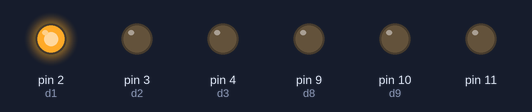
Bench run of a sketch on a simulated Arduino Uno, built with avr-gcc and run on an emulated ATmega328P. On the bench: output pins drawn as LEDs (lit = HIGH). Pins used as bus, display or sensor lines are not drawn.

Above: at 0.02 s.
At 0.57 s:
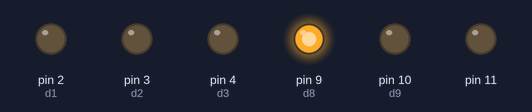
At 1.02 s:
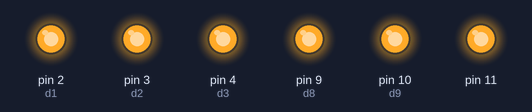
At 1.42 s:
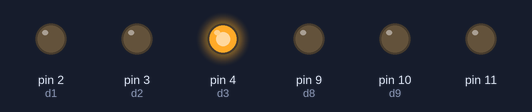
At 2.17 s:
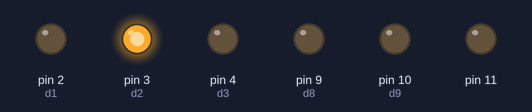
At 2.85 s:
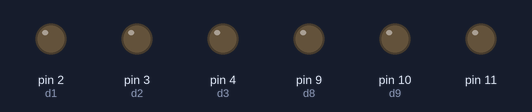
Timing chart, 0 to 3.1 s (numbered marks = the images above):
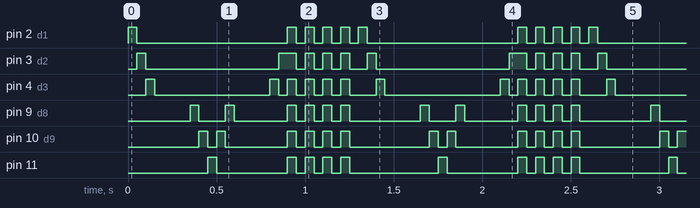

Measured:
- by itself, pin 2 (d1): repeats every 1.3 s: LOW 0.85 s, 4 × (HIGH 0.05 s, LOW 0.05 s), HIGH 0.05 s
- by itself, pin 3 (d2): repeats every 1.3 s: LOW 0.75 s, HIGH 0.10 s, 3 × (LOW 0.05 s, HIGH 0.05 s), LOW 0.10 s, HIGH 0.05 s
- by itself, pin 4 (d3): repeats every 1.3 s: LOW 0.65 s, 4 × (HIGH 0.05 s, LOW 0.05 s), HIGH 0.05 s, LOW 0.15 s, HIGH 0.05 s
- by itself, pin 9 (d8): repeats every 1.3 s: LOW 0.15 s, HIGH 0.05 s, LOW 0.30 s, 3 × (HIGH 0.05 s, LOW 0.05 s), HIGH 0.05 s, LOW 0.40 s, HIGH 0.05 s
- by itself, pin 10 (d9): repeats every 1.3 s: LOW 0.05 s, HIGH 0.05 s, LOW 0.35 s, 3 × (HIGH 0.05 s, LOW 0.05 s), HIGH 0.05 s, LOW 0.45 s, HIGH 0.05 s
- by itself, pin 11: repeats every 1.3 s: LOW 0.40 s, 3 × (HIGH 0.05 s, LOW 0.05 s), HIGH 0.05 s, LOW 0.50 s, HIGH 0.05 s

The sketch:

autofantastico_-_2022030.ino
```cpp
/*
Fundación Kinal
Centro Educativo Técnico Labral Kinal
Electrónica
Grado: Quinto
Sección: A
Curso: Taller de Electrónica Digital y Reparación de Computadoras I
Nombre: Cristian Estuardo Orellana Dieguez
Carné: 2022030
*/
#define in(pin) pinMode(pin, INPUT)
#define out(pin) pinMode(pin, OUTPUT)
#define l(pin) digitalWrite(pin, LOW)
#define h(pin) digitalWrite(pin, HIGH)
#define d1 2
#define d2 3
#define d3 4
#define d4 5
#define d5 6
#define d6 7
#define d7 8
#define d8 9
#define d9 10
#define d10 11
int a = 50;
void setup() {
 out(d1);
 out(d2);
 out(d3);
 out(d4);
 out(d5);
 out(d6);
 out(d7);
 out(d8);
 out(d9);
 out(d10);

}

void loop() {
for(int i = 2;i < 11;i++){
  h(i);
  delay(a);
  l(i);
  }
for(int i = 11;i > 2;i--){
  h(i);
  delay(a);
  l(i);
  }
 h(d1);
 h(d2);
 h(d3);
 h(d4);
 h(d5);
 h(d6);
 h(d7);
 h(d8);
 h(d9);
 h(d10);
 delay(a);
 l(d1);
 l(d2);
 l(d3);
 l(d4);
 l(d5);
 l(d6);
 l(d7);
 l(d8);
 l(d9);
 l(d10);
 delay(a);
 h(d1);
 h(d2);
 h(d3);
 h(d4);
 h(d5);
 h(d6);
 h(d7);
 h(d8);
 h(d9);
 h(d10);
 delay(a);
 l(d1);
 l(d2);
 l(d3);
 l(d4);
 l(d5);
 l(d6);
 l(d7);
 l(d8);
 l(d9);
 l(d10);
 delay(a);
 h(d1);
 h(d2);
 h(d3);
 h(d4);
 h(d5);
 h(d6);
 h(d7);
 h(d8);
 h(d9);
 h(d10);
 delay(a);
 l(d1);
 l(d2);
 l(d3);
 l(d4);
 l(d5);
 l(d6);
 l(d7);
 l(d8);
 l(d9);
 l(d10);
 delay(a);
 h(d1);
 h(d2);
 h(d3);
 h(d4);
 h(d5);
 h(d6);
 h(d7);
 h(d8);
 h(d9);
 h(d10);
 delay(a);
 l(d1);
 l(d2);
 l(d3);
 l(d4);
 l(d5);
 l(d6);
 l(d7);
 l(d8);
 l(d9);
 l(d10);
 delay(a);
}
```
